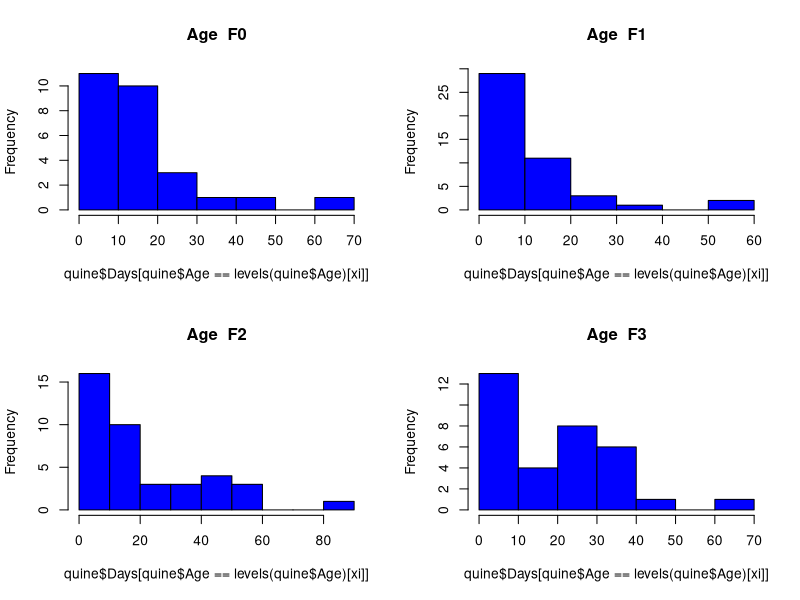
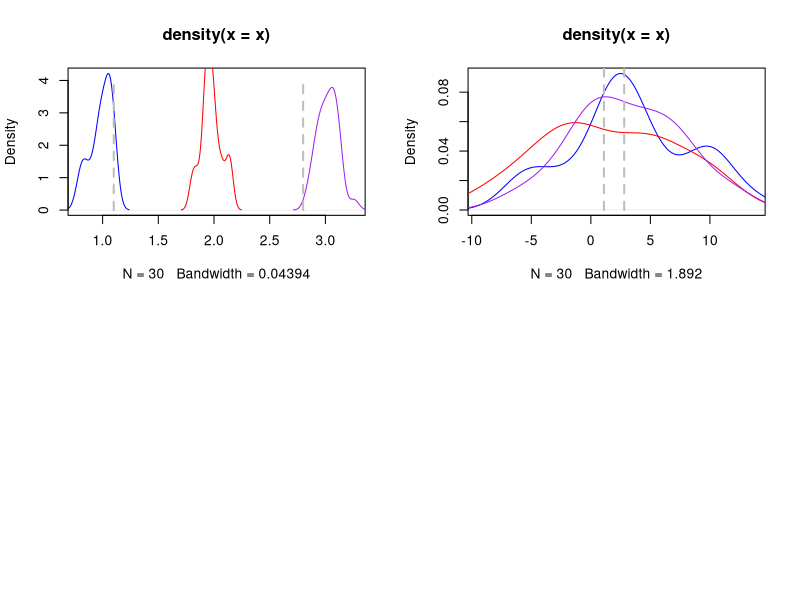
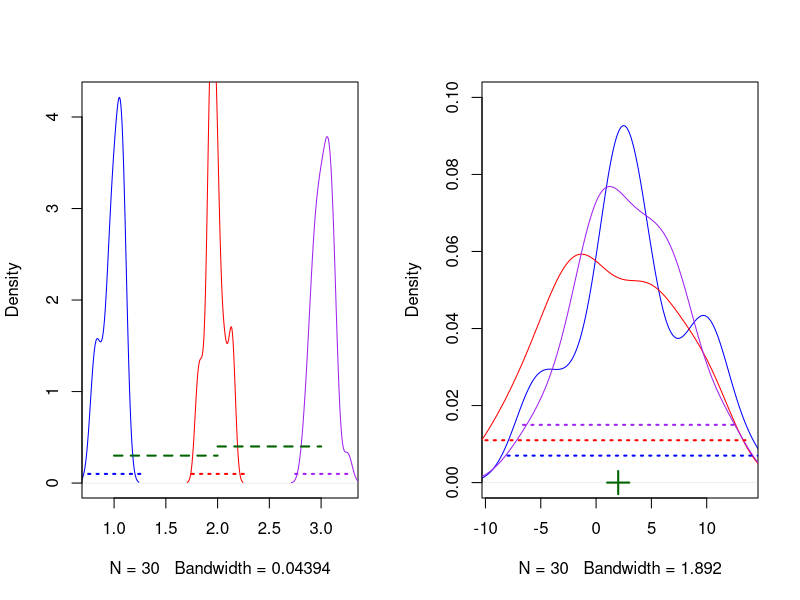

These charts were generated, in order, by the following R code: (Note: this script raises an error after producing the figures.)
## ---- chunk 1
library(MASS)
data(quine)
str(quine)
# Examine how many observations you have per age group
table(quine$Age)
# Now display the data for `Days` per age group
par(mfrow = c(2, 2))
for(xi in 1:nlevels(quine$Age)) {
  hist(quine$Days[quine$Age == levels(quine$Age)[ xi]], 
       col = "blue", main = paste("Age ", levels(quine$Age)[ xi]))
  }
## ---- chunk 2
set.seed(53412)
ssize <- 30
x <- rnorm(ssize, mean = 1, sd = 0.1)
y <- rnorm(ssize, mean = 2, sd = 0.1)
z <- rnorm(ssize, mean = 3, sd = 0.1)
mylims <- range(c(x, y, z))
plot(density(x), xlim = mylims, col = "blue")
lines(density(y), col = "red")
lines(density(z), col = "purple")
segments(1.1, 0, 1.1, 4, lty = "dashed", lwd = 2, col = "gray")
segments(2.8, 0, 2.8, 4, lty = "dashed", lwd = 2, col = "gray")
data1 <- data.frame(x, y, z)
## ---- chunk 3
set.seed(36912)
x <- rnorm(ssize, mean = 1, sd = 5)
y <- rnorm(ssize, mean = 2, sd = 5)
z <- rnorm(ssize, mean = 3, sd = 5)
mylims <- range(c(x, y, z))
plot(density(x), xlim = mylims, col = "blue")
lines(density(y), col = "red")
lines(density(z), col = "purple")
segments(1.1, 0, 1.1, 4, lty = "dashed", lwd = 2, col = "gray")
segments(2.8, 0, 2.8, 4, lty = "dashed", lwd = 2, col = "gray")
data2 <- data.frame(x, y, z)
## ---- chunk 4
par(mfrow = c(1, 2))
mydata <- data1
mylims <- range(c(mydata$x, mydata$y, mydata$z))
plot(density(mydata$x), xlim = mylims, col = "blue", main = "")
lines(density(mydata$y), col = "red")
lines(density(mydata$z), col = "purple")
segments(0.75, 0.1, 1.28, 0.1, lty = "dotted", lwd = 2, col = "blue")
segments(1.75, 0.1, 2.28, 0.1, lty = "dotted", lwd = 2, col = "red")
segments(2.75, 0.1, 3.28, 0.1, lty = "dotted", lwd = 2, col = "purple")
segments(1, 0.3, 2, 0.3, lty = "dashed", lwd = 2, col = "darkgreen")
segments(2, 0.4, 3, 0.4, lty = "dashed", lwd = 2, col = "darkgreen")


mydata <- data2
mylims <- range(c(mydata$x, mydata$y, mydata$z))
plot(density(mydata$x), xlim = mylims, col = "blue", main = "", ylim = c(0, 0.1))
lines(density(mydata$y), col = "red")
lines(density(mydata$z), col = "purple")
segments(-8, 0.007, 15, 0.007, lty = "dotted", lwd = 2, col = "blue")
segments(-10, 0.011, 13.5, 0.011, lty = "dotted", lwd = 2, col = "red")
segments(-6.6, 0.015, 12.8, 0.015, lty = "dotted", lwd = 2, col = "purple")
segments(1, 0.00, 3, 0.0, lty = "solid", lwd = 2, col = "darkgreen")
segments(2, -0.003, 2, 0.003, lwd = 2, col = "darkgreen")

## ---- chunk 5
group <- factor(rep(c("X", "Y", "Z"), each = ssize))
mydata <- data1
myvar <- c(mydata$x, mydata$y, mydata$z)
myfit <- lm(myvar ~ group)
anova(myfit)
## ---- chunk 6
mydata <- data2
myvar <- c(mydata$x, mydata$y, mydata$z)
myfit <- lm(myvar ~ group)
anova(myfit)
## ---- chunk 7
kt <- kruskal.test(myvar, group)
kt
kt2 <- kruskal.test(myvar ~ group)
kt2
## ---- chunk 8
catLinkTaskSection("_book/01-Comparing-more-than-2-groups.Rmd" );
## ---- chunk 9
library(MASS)
data(quine)
str(quine)
# Examine how many observations you have per age group
table(quine$Lrn, quine$Sex)
# Now display the data in this table as a barplot
plot(quine$Lrn ~ quine$Sex)
## ---- chunk 10
set.seed(55498)
n <- 100
x1 <- rbinom(n, prob = 0.3, size = 1)
y1 <- rbinom(n, prob = 0.2, size = 1)

x2 <- x1
y2 <- rbinom(n, prob = 0.8*x2, size = 1)

## ---- chunk 11
table(x1, y1)
## ---- chunk 12
table(x2, y2)
## ---- chunk 13
table(x1, x2)
chisq.test(table(x1, y1))
## ---- chunk 14
myt <- table(x2, y2)
chisq.test(myt)
## ---- chunk 15
my.chtest <- chisq.test(myt)
my.chtest$statistic
my.chtest$p.value
my.chtest$parameter # this is the slot containing the p-value -- see ?chisq.test
## ---- chunk 16
fisher.test(table(x1, y1))
## ---- chunk 17
fisher.test(table(x2, y2))
## ---- chunk 18
fisher.test(table(x2, y2))$p.value
## ---- chunk 19
catLinkTaskSection("_book/02-Testing-independence-in-2x2-tables.Rmd" );
## ---- chunk 20
library(MASS)
table(quine$Age, quine$Lrn)
## ---- chunk 21
set.seed(55498)
n <- 100
x1 <- rbinom(n, prob = 0.3, size = 2)
y1 <- rbinom(n, prob = 0.2, size = 1)

x2 <- x1
lp <- 0.3+2*x2/10
myprob <- exp(lp)/(1+exp(lp))
y2 <- rbinom(n, prob = myprob, size = 1)

## ---- chunk 22
table(x1, y1)
## ---- chunk 23
table(x2, y2)
## ---- chunk 24
catLinkTaskSection("_book/03-Testing-independence-in-nx2-tables.Rmd" );
## ---- chunk 25
set.seed(56286)
true.status <- runif(100)
e1 <- rnorm(100, sd = 0.1)
res.radio <- round(true.status + e1)
res.comp <- round(true.status + e1 + rnorm(100, mean = 0.05, sd = 0.25))
res.comp[res.comp > 1] <- 1
res.radio <- factor(res.radio, labels = c("no anomaly", "anomaly"))
res.comp  <- factor(res.comp , labels = c("no anomaly", "anomaly"))
## ---- chunk 26
table(res.radio, res.comp)
## ---- chunk 27
table(res.radio, res.comp)
## ---- chunk 28
mcnemar.test(table(res.radio, res.comp))
## ---- chunk 29
catLinkTaskSection("_book/04-Testing-symmetry-in-2x2-tables.Rmd" );
## ---- chunk 30
set.seed(3986)
nsm <- 100
nco <- 150
smoke <- c(rep("yes", nsm), rep("no", nco))
stroke <-  c(rbinom(nsm, size = 1, prob = 0.7), rbinom(nco, size = 1, prob = .3))

## ---- chunk 31
table(stroke, smoke)
## ---- chunk 32
myt <- table(stroke, smoke)
## ---- chunk 33
myt <- table(stroke, smoke)
r.stroke.smoke0 <- myt[2, 1]/colSums(myt)[1]
r.stroke.smoke0
## ---- chunk 34
r.stroke.smoke1 <- myt[2, 2]/colSums(myt)[2]
r.stroke.smoke1
## ---- chunk 35
rr <- r.stroke.smoke1/r.stroke.smoke0
round(rr, 4)
## ---- chunk 36
catLinkTaskSection("_book/05-relative-risk.Rmd" );
## ---- chunk 37
or <- (myt[2, 2] * myt[1, 1]) / (myt[1, 2] * myt[2, 1])
## ---- chunk 38
catLinkTaskSection("_book/06-odds-ratio.Rmd" );
## ---- chunk 39
lgfit <- glm(stroke ~ smoke, family = binomial)
summary(lgfit)
sfit <- summary(lgfit)$coef
## ---- chunk 40
# Include computation of or using smoke, stroke
log(or)
## ---- chunk 41
exp(sfit[2, 1])
or
## ---- chunk 42
confint(lgfit, 2)
## ---- chunk 43
exp(confint(lgfit, 2))
## ---- chunk 44
lgfit <- glm(stroke ~ smoke, family = poisson)
summary(lgfit)
sfit <- summary(lgfit)$coef
## ---- chunk 45
log(rr)
## ---- chunk 46
exp(sfit[2, 1])
rr
## ---- chunk 47
confint(lgfit, 2)
## ---- chunk 48
catLinkTaskSection("_book/07-Poisson-regression.Rmd" );
## ---- chunk 49
library(MASS)
# Examine how many observations you have per age group
table(quine$Lrn, quine$Sex)
mytable <- table(quine$Lrn, quine$Sex)
## ---- chunk 50
fisher.test(mytable)
## ---- chunk 51
library(statmod)
power.fisher.test(p1  = 40/83, p2 = 40/63, n1 = 83, n2 = 63)
## ---- chunk 52
power.fisher.test(p1  = 40/83, p2 = 40/63, n1 = 83*2, n2 = 63*2)
## ---- chunk 53
sr <- seq(from = 1, to = 2.5, by = 0.1)
powerv <- NULL
for(xi in 1:length(sr)){ 
  powerv <- c(powerv, power.fisher.test(p1  = 40/83, 
              p2 = 40/63, 
              n1 = floor(83*sr[xi]), 
              n2 = floor(63*sr[xi])))}

## ---- chunk 54
plot(sr, powerv, pch = 20, col = "blue", main = "Power Fisher exact test", 
     xlab = "factor multiplying both marginal counts", ylab = "estimated power")
## ---- chunk 55
min(sr[ powerv >= 0.8 ]*83)
## ---- chunk 56
min(sr[ powerv >= 0.8 ]*63)
## ---- chunk 57
min(sr[ powerv >= 0.8 ]*83) + min(sr[ powerv >= 0.8 ]*63)
## ---- chunk 58
catLinkTaskSection("_book/08-power-analysis-Fisher-test.Rmd" );
## ---- chunk 59
chisq.test(mytable)
chisq.stat <- chisq.test(mytable)$stat
## ---- chunk 60
eff.size <- sqrt(chisq.stat/sum(mytable))
## ---- chunk 61
library(pwr)
pwr.chisq.test(w = eff.size, df = 1, power = 0.8)
## ---- chunk 62
catLinkTaskSection("_book/09-power-analysis-chi-square-test.Rmd" );
